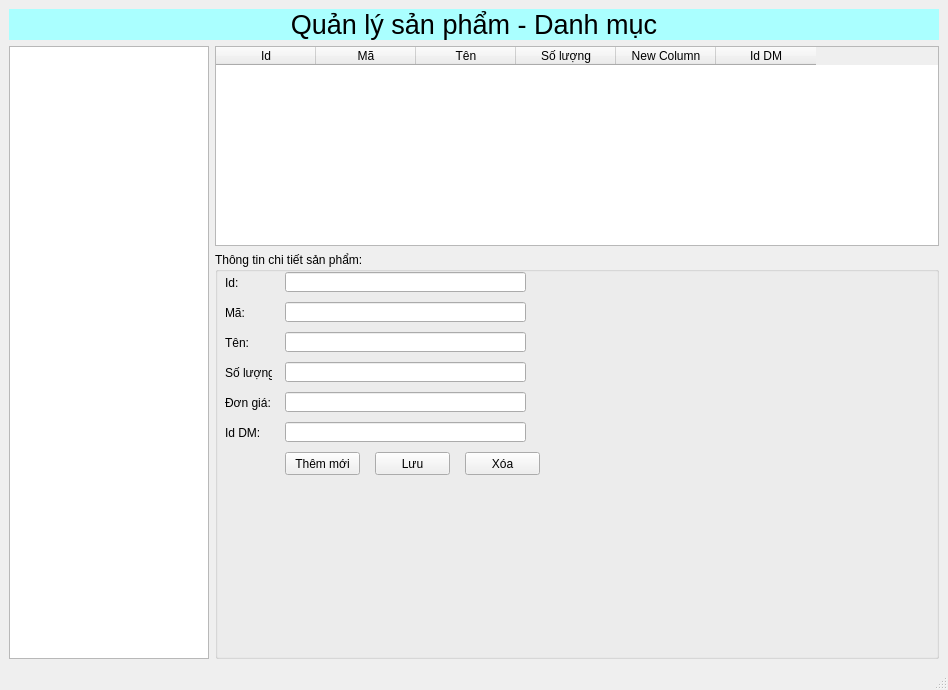
<?xml version="1.0" encoding="UTF-8"?>
<ui version="4.0">
 <class>MainWindow</class>
 <widget class="QMainWindow" name="MainWindow">
  <property name="geometry">
   <rect>
    <x>0</x>
    <y>0</y>
    <width>948</width>
    <height>690</height>
   </rect>
  </property>
  <property name="windowTitle">
   <string>MainWindow</string>
  </property>
  <widget class="QWidget" name="centralwidget">
   <layout class="QVBoxLayout" name="verticalLayout_2">
    <item>
     <layout class="QVBoxLayout" name="verticalLayout">
      <item>
       <widget class="QLabel" name="label">
        <property name="maximumSize">
         <size>
          <width>16777215</width>
          <height>50</height>
         </size>
        </property>
        <property name="font">
         <font>
          <pointsize>20</pointsize>
         </font>
        </property>
        <property name="styleSheet">
         <string notr="true">background-color: rgb(170, 255, 255);</string>
        </property>
        <property name="text">
         <string>Quản lý sản phẩm - Danh mục</string>
        </property>
        <property name="alignment">
         <set>Qt::AlignCenter</set>
        </property>
       </widget>
      </item>
      <item>
       <layout class="QVBoxLayout" name="verticalLayout_5">
        <item>
         <layout class="QHBoxLayout" name="horizontalLayout">
          <item>
           <widget class="QListWidget" name="listWidgetDanhMuc">
            <property name="maximumSize">
             <size>
              <width>200</width>
              <height>16777215</height>
             </size>
            </property>
           </widget>
          </item>
          <item>
           <layout class="QVBoxLayout" name="verticalLayout_6">
            <item>
             <widget class="QTableWidget" name="tableWidgetSanPham">
              <property name="maximumSize">
               <size>
                <width>16777215</width>
                <height>200</height>
               </size>
              </property>
              <column>
               <property name="text">
                <string>Id</string>
               </property>
              </column>
              <column>
               <property name="text">
                <string>Mã</string>
               </property>
              </column>
              <column>
               <property name="text">
                <string>Tên</string>
               </property>
              </column>
              <column>
               <property name="text">
                <string>Số lượng</string>
               </property>
              </column>
              <column>
               <property name="text">
                <string>New Column</string>
               </property>
              </column>
              <column>
               <property name="text">
                <string>Id DM</string>
               </property>
              </column>
             </widget>
            </item>
            <item>
             <layout class="QVBoxLayout" name="verticalLayout_7">
              <item>
               <widget class="QGroupBox" name="groupBox">
                <property name="title">
                 <string>Thông tin chi tiết sản phẩm:</string>
                </property>
                <widget class="QLabel" name="label_2">
                 <property name="geometry">
                  <rect>
                   <x>10</x>
                   <y>20</y>
                   <width>47</width>
                   <height>21</height>
                  </rect>
                 </property>
                 <property name="text">
                  <string>Id:</string>
                 </property>
                </widget>
                <widget class="QLineEdit" name="lineEditId">
                 <property name="geometry">
                  <rect>
                   <x>70</x>
                   <y>20</y>
                   <width>241</width>
                   <height>20</height>
                  </rect>
                 </property>
                </widget>
                <widget class="QLineEdit" name="lineEditMa">
                 <property name="geometry">
                  <rect>
                   <x>70</x>
                   <y>50</y>
                   <width>241</width>
                   <height>20</height>
                  </rect>
                 </property>
                </widget>
                <widget class="QLabel" name="label_3">
                 <property name="geometry">
                  <rect>
                   <x>10</x>
                   <y>50</y>
                   <width>47</width>
                   <height>21</height>
                  </rect>
                 </property>
                 <property name="text">
                  <string>Mã:</string>
                 </property>
                </widget>
                <widget class="QLineEdit" name="lineEditSoLuong">
                 <property name="geometry">
                  <rect>
                   <x>70</x>
                   <y>110</y>
                   <width>241</width>
                   <height>20</height>
                  </rect>
                 </property>
                </widget>
                <widget class="QLabel" name="label_4">
                 <property name="geometry">
                  <rect>
                   <x>10</x>
                   <y>110</y>
                   <width>47</width>
                   <height>21</height>
                  </rect>
                 </property>
                 <property name="text">
                  <string>Số lượng:</string>
                 </property>
                </widget>
                <widget class="QLineEdit" name="lineEditDonGia">
                 <property name="geometry">
                  <rect>
                   <x>70</x>
                   <y>140</y>
                   <width>241</width>
                   <height>20</height>
                  </rect>
                 </property>
                </widget>
                <widget class="QLabel" name="label_5">
                 <property name="geometry">
                  <rect>
                   <x>10</x>
                   <y>140</y>
                   <width>47</width>
                   <height>21</height>
                  </rect>
                 </property>
                 <property name="text">
                  <string>Đơn giá:</string>
                 </property>
                </widget>
                <widget class="QLineEdit" name="lineEditIdDM">
                 <property name="geometry">
                  <rect>
                   <x>70</x>
                   <y>170</y>
                   <width>241</width>
                   <height>20</height>
                  </rect>
                 </property>
                </widget>
                <widget class="QLabel" name="label_6">
                 <property name="geometry">
                  <rect>
                   <x>10</x>
                   <y>170</y>
                   <width>47</width>
                   <height>21</height>
                  </rect>
                 </property>
                 <property name="text">
                  <string>Id DM:</string>
                 </property>
                </widget>
                <widget class="QPushButton" name="pushButtonThemMoi">
                 <property name="geometry">
                  <rect>
                   <x>70</x>
                   <y>200</y>
                   <width>75</width>
                   <height>23</height>
                  </rect>
                 </property>
                 <property name="text">
                  <string>Thêm mới</string>
                 </property>
                </widget>
                <widget class="QPushButton" name="pushButtonLuu">
                 <property name="geometry">
                  <rect>
                   <x>160</x>
                   <y>200</y>
                   <width>75</width>
                   <height>23</height>
                  </rect>
                 </property>
                 <property name="text">
                  <string>Lưu</string>
                 </property>
                </widget>
                <widget class="QPushButton" name="pushButtonXoa">
                 <property name="geometry">
                  <rect>
                   <x>250</x>
                   <y>200</y>
                   <width>75</width>
                   <height>23</height>
                  </rect>
                 </property>
                 <property name="text">
                  <string>Xóa</string>
                 </property>
                </widget>
                <widget class="QLineEdit" name="lineEditTen">
                 <property name="geometry">
                  <rect>
                   <x>70</x>
                   <y>80</y>
                   <width>241</width>
                   <height>20</height>
                  </rect>
                 </property>
                </widget>
                <widget class="QLabel" name="label_7">
                 <property name="geometry">
                  <rect>
                   <x>10</x>
                   <y>80</y>
                   <width>47</width>
                   <height>21</height>
                  </rect>
                 </property>
                 <property name="text">
                  <string>Tên:</string>
                 </property>
                </widget>
               </widget>
              </item>
             </layout>
            </item>
           </layout>
          </item>
         </layout>
        </item>
       </layout>
      </item>
     </layout>
    </item>
   </layout>
  </widget>
  <widget class="QMenuBar" name="menubar">
   <property name="geometry">
    <rect>
     <x>0</x>
     <y>0</y>
     <width>948</width>
     <height>21</height>
    </rect>
   </property>
  </widget>
  <widget class="QStatusBar" name="statusbar"/>
 </widget>
 <tabstops>
  <tabstop>listWidgetDanhMuc</tabstop>
  <tabstop>tableWidgetSanPham</tabstop>
  <tabstop>lineEditId</tabstop>
  <tabstop>lineEditMa</tabstop>
  <tabstop>lineEditTen</tabstop>
  <tabstop>lineEditSoLuong</tabstop>
  <tabstop>lineEditDonGia</tabstop>
  <tabstop>lineEditIdDM</tabstop>
  <tabstop>pushButtonThemMoi</tabstop>
  <tabstop>pushButtonLuu</tabstop>
  <tabstop>pushButtonXoa</tabstop>
 </tabstops>
 <resources/>
 <connections/>
</ui>
